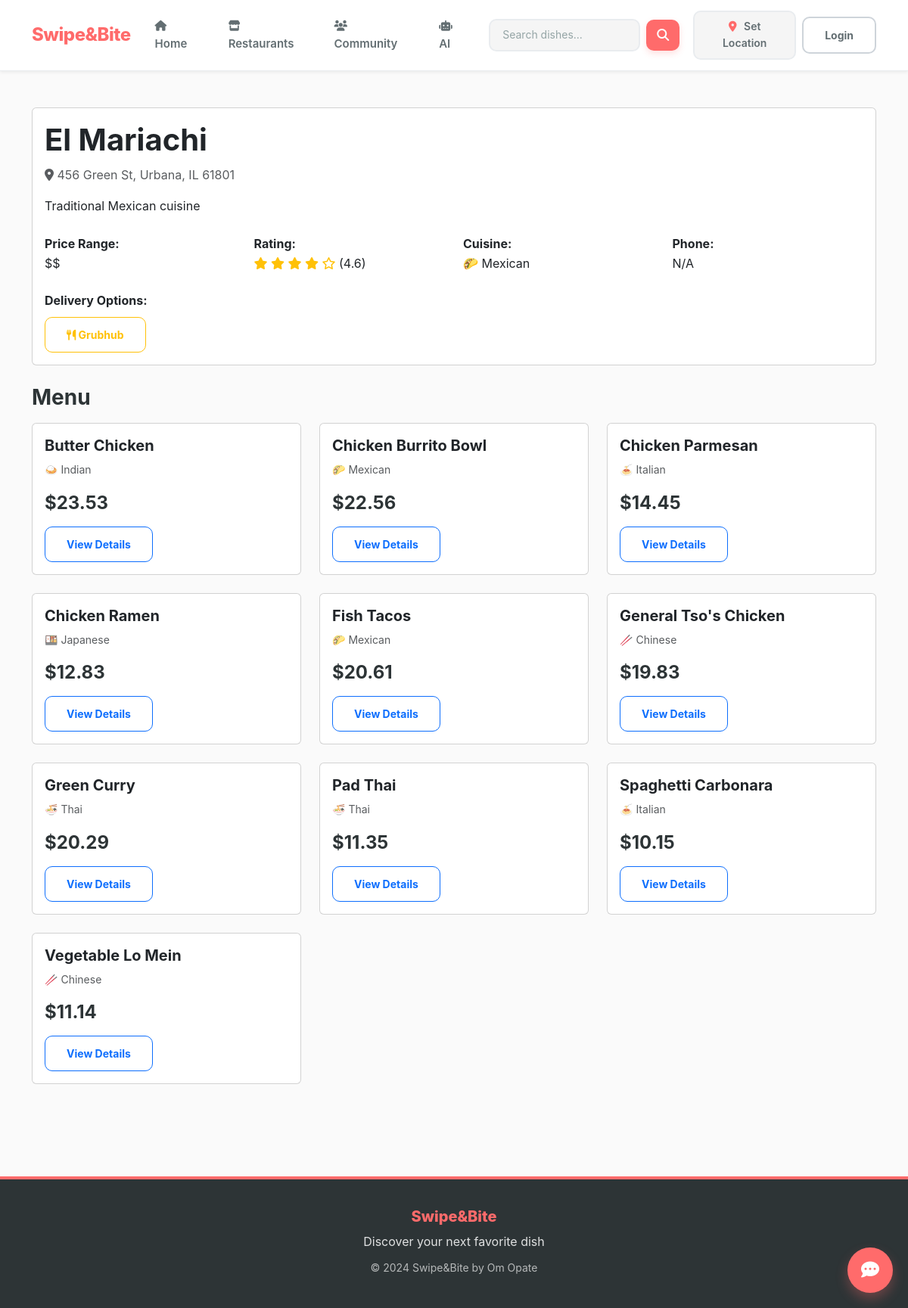
Page /dishes/restaurant/4/ on the committed database.
### dishes/models.py (models this page shows, shortened)
class Restaurant(models.Model):
    PRICE_RANGE_CHOICES = [
        ('$', 'Budget ($)'),
        ('$$', 'Moderate ($$)'),
        ('$$$', 'Expensive ($$$)'),
        ('$$$$', 'Luxury ($$$$)'),
    ]
    name = models.CharField(max_length=200)
    description = models.TextField(blank=True)
    address = models.CharField(max_length=300)
    city = models.CharField(max_length=100)
    state = models.CharField(max_length=50)
    zip_code = models.CharField(max_length=10)
    latitude = models.FloatField(null=True, blank=True)
    longitude = models.FloatField(null=True, blank=True)
    phone = models.CharField(max_length=20, blank=True)
    website = models.URLField(blank=True)
    price_range = models.CharField(max_length=4, choices=PRICE_RANGE_CHOICES, default='$$')
    cuisine_type = models.ForeignKey(Cuisine, on_delete=models.SET_NULL, null=True, blank=True)
    rating = models.FloatField(
        default=0.0,
        validators=[MinValueValidator(0.0), MaxValueValidator(5.0)]
    )
    total_reviews = models.IntegerField(default=0)
    has_uber_eats = models.BooleanField(default=False)
    has_doordash = models.BooleanField(default=False)
    has_grubhub = models.BooleanField(default=False)
    uber_eats_url = models.URLField(blank=True)
    doordash_url = models.URLField(blank=True)
    grubhub_url = models.URLField(blank=True)
    google_place_id = models.CharField(max_length=200, blank=True, unique=True, null=True)
    yelp_id = models.CharField(max_length=200, blank=True)
    created_at = models.DateTimeField(auto_now_add=True)
    updated_at = models.DateTimeField(auto_now=True)
    is_active = models.BooleanField(default=True)
    @property
    def full_address(self):
        return f"{self.address}, {self.city}, {self.state} {self.zip_code}"
    @property
    def delivery_options(self):
        options = []
        if self.has_uber_eats:
            options.append('Uber Eats')
        if self.has_doordash:
            options.append('DoorDash')
        if self.has_grubhub:
            options.append('Grubhub')
        return options
    class Meta:
        ordering = ['-rating', 'name']

class Cuisine(models.Model):
    name = models.CharField(max_length=100, unique=True)
    description = models.TextField(blank=True)
    emoji = models.CharField(max_length=10, default="🍽️")
    def __str__(self):
        return f"{self.emoji} {self.name}"
    class Meta:
        ordering = ['name']

class RestaurantDish(models.Model):
    restaurant = models.ForeignKey(Restaurant, on_delete=models.CASCADE, related_name='restaurant_dishes')
    dish = models.ForeignKey(Dish, on_delete=models.CASCADE, related_name='dish_restaurants')
    price = models.DecimalField(max_digits=6, decimal_places=2)
    is_available = models.BooleanField(default=True)
    created_at = models.DateTimeField(auto_now_add=True)
    updated_at = models.DateTimeField(auto_now=True)
    class Meta:
        unique_together = ['restaurant', 'dish']
        ordering = ['price']
        verbose_name = "Restaurant Dish"
        verbose_name_plural = "Restaurant Dishes"

class Dish(models.Model):
    MEAL_TYPE_CHOICES = [
        ('breakfast', 'Breakfast'),
        ('lunch', 'Lunch'),
        ('dinner', 'Dinner'),
        ('snack', 'Snack'),
        ('dessert', 'Dessert'),
    ]
    name = models.CharField(max_length=200)
    description = models.TextField()
    cuisine = models.ForeignKey(Cuisine, on_delete=models.SET_NULL, null=True, related_name='dishes')
    calories = models.IntegerField(null=True, blank=True)
    protein = models.IntegerField(null=True, blank=True, help_text="grams")
    carbs = models.IntegerField(null=True, blank=True, help_text="grams")
    fat = models.IntegerField(null=True, blank=True, help_text="grams")
    meal_type = models.CharField(max_length=20, choices=MEAL_TYPE_CHOICES)
    is_vegetarian = models.BooleanField(default=False)
    is_vegan = models.BooleanField(default=False)
    is_gluten_free = models.BooleanField(default=False)
    spice_level = models.IntegerField(
        default=0,
        validators=[MinValueValidator(0), MaxValueValidator(5)],
        help_text="0=Not Spicy, 5=Very Spicy"
    )
    image = models.ImageField(upload_to='dishes/', null=True, blank=True)
    image_url = models.URLField(max_length=500, blank=True)
    average_rating = models.FloatField(default=0.0)
    total_ratings = models.IntegerField(default=0)
    total_swipes = models.IntegerField(default=0)
    total_right_swipes = models.IntegerField(default=0)
    created_at = models.DateTimeField(auto_now_add=True)
    updated_at = models.DateTimeField(auto_now=True)
    is_active = models.BooleanField(default=True)
    class Meta:
        verbose_name = "Dish"
        verbose_name_plural = "Dishes"
        ordering = ['-created_at']

### dishes/views.py (the view, shortened to what this page needs)
# urls.py: path('restaurant/<int:restaurant_id>/', views.restaurant_detail_view, name='restaurant_detail'),
def restaurant_detail_view(request, restaurant_id):
    restaurant = get_object_or_404(Restaurant, id=restaurant_id, is_active=True)
    user_location = get_user_location_from_request(request)
    restaurant_dishes = RestaurantDish.objects.filter(
        restaurant=restaurant,
        is_available=True
    ).select_related('dish').order_by('dish__name')
    context = {
        'restaurant': restaurant,
        'restaurant_dishes': restaurant_dishes,
        'has_location': user_location is not None,
    }
    return render(request, 'dishes/restaurant_detail.html', context)

### dishes/context_processors.py (called while the page is built)
def user_location(request):
    location = request.session.get('user_location')
    return {
        'user_location': location
    }

### dishes/location_utils.py (called while the page is built)
def get_user_location_from_request(request):
    location = request.session.get('user_location')
    if location and location.get('latitude') and location.get('longitude'):
        return location
    return None

### templates/dishes/restaurant_detail.html (shortened to what this page needs)
{% extends 'base.html' %}
{% load static %}
{% block content %}
<div class="container mt-5">
    <div class="row">
        <div class="col-md-12">
            <div class="card mb-4">
                <div class="card-body">
                    <h1 class="card-title text-tinder">{{ restaurant.name }}</h1>
                    <p class="text-muted">
                        <i class="fas fa-map-marker-alt"></i> {{ restaurant.full_address }}
                    </p>
                    {% if restaurant.description %}
                        <p class="mt-3">{{ restaurant.description }}</p>
                    {% endif %}
                    <div class="row mt-4">
                        <div class="col-md-3">
                            <strong>Price Range:</strong>
                            <div>{{ restaurant.price_range }}</div>
                        </div>
                        <div class="col-md-3">
                            <strong>Rating:</strong>
                            <div>
                                {% for i in "12345" %}
                                    {% if forloop.counter <= restaurant.rating %}
                                        <i class="fas fa-star text-warning"></i>
                                    {% else %}
                                        <i class="far fa-star text-warning"></i>
                                    {% endif %}
                                {% endfor %}
                                ({{ restaurant.rating }})
                            </div>
                        </div>
                        <div class="col-md-3">
                            <strong>Cuisine:</strong>
                            <div>{{ restaurant.cuisine_type|default:"Various" }}</div>
                        </div>
                        <div class="col-md-3">
                            <strong>Phone:</strong>
                            <div>{{ restaurant.phone|default:"N/A" }}</div>
                        </div>
                    </div>
                    {% if restaurant.delivery_options %}
                        <div class="mt-4">
                            <strong>Delivery Options:</strong>
                            <div class="mt-2">
                                {% if restaurant.has_grubhub %}
                                    <a href="{{ restaurant.grubhub_url }}" target="_blank" class="btn btn-sm btn-outline-warning me-2">
                                        <i class="fas fa-utensils"></i> Grubhub
                                    </a>
                                {% endif %}
                            </div>
                        </div>
                    {% endif %}
                </div>
            </div>
            <h3 class="mb-3">Menu</h3>
            <div class="row">
                {% for rd in restaurant_dishes %}
                    <div class="col-md-4 mb-4">
                        <div class="card h-100">
                            <div class="card-body">
                                <h5 class="card-title">{{ rd.dish.name }}</h5>
                                <p class="text-muted small">{{ rd.dish.cuisine }}</p>
                                <h4 class="text-tinder">${{ rd.price }}</h4>
                                <a href="{% url 'dishes:dish_detail' rd.dish.id %}" class="btn btn-sm btn-outline-primary">View Details</a>
                            </div>
                        </div>
                    </div>
                {% empty %}
                    <div class="col-12">
                        <p class="text-muted">No menu items available.</p>
                    </div>
                {% endfor %}
            </div>
        </div>
    </div>
</div>
{% endblock %}

### static/css/swipe&bite.css (style rules this page uses)
:root { --primary-coral: #FF6B6B; --primary-coral-dark: #EE5A52; --primary-coral-light: #FF8787; --secondary-teal: #20C997; --secondary-blue: #4ECDC4; --secondary-purple: #9C88FF; --accent-orange: #FFA94D; --accent-yellow: #FFD93D; --accent-green: #6BCF7F; --accent-pink: #FF6B9D; --success: #20C997; --success-light: #4ECDC4; --warning: #FFA94D; --warning-light: #FFB366; --danger: #FF6B6B; --info: #4FC3F7; --gray-50: #FAFAFA; --gray-100: #F5F5F5; --gray-200: #EEEEEE; --gray-300: #E0E0E0; --gray-400: #BDBDBD; --gray-500: #9E9E9E; --gray-600: #757575; --gray-700: #616161; --gray-800: #424242; --gray-900: #212121; --text-primary: #2D3436; --text-secondary: #636E72; --text-tertiary: #95A5A6; --text-white: #FFFFFF; --bg-primary: #FFFFFF; --bg-secondary: #FAFAFA; --bg-tertiary: #F5F5F5; --bg-coral-light: #FFF5F5; --bg-teal-light: #F0FFF9; --border-light: #E9ECEF; --border-medium: #CED4DA; --border-dark: #ADB5BD; --shadow-xs: 0 1px 2px rgba(0, 0, 0, 0.04); --shadow-sm: 0 2px 4px rgba(0, 0, 0, 0.06); --shadow-md: 0 4px 8px rgba(0, 0, 0, 0.08); --shadow-lg: 0 8px 16px rgba(0, 0, 0, 0.1); --shadow-xl: 0 16px 32px rgba(0, 0, 0, 0.12); --shadow-coral: 0 4px 12px rgba(255, 107, 107, 0.2); --shadow-teal: 0 4px 12px rgba(32, 201, 151, 0.2); --radius-sm: 6px; --radius-md: 10px; --radius-lg: 14px; --radius-xl: 18px; --radius-full: 9999px; --transition-fast: 150ms ease-in-out; --transition-base: 200ms ease-in-out; --transition-slow: 300ms ease-in-out; --space-xs: 0.25rem; --space-sm: 0.5rem; --space-md: 1rem; --space-lg: 1.5rem; --space-xl: 2rem; --space-2xl: 3rem; }
body { font-family: -apple-system, BlinkMacSystemFont, 'Segoe UI', 'Roboto', 'Helvetica Neue', Arial, sans-serif; font-size: 16px; line-height: 1.6; color: var(--text-primary); background-color: var(--bg-secondary); -webkit-font-smoothing: antialiased; -moz-osx-font-smoothing: grayscale; }
h1, h2, h3, h4, h5, h6 { font-weight: 700; line-height: 1.3; color: var(--text-primary); margin-bottom: var(--space-md); }
h1 { font-size: 2.5rem; }
h3 { font-size: 1.75rem; }
h4 { font-size: 1.5rem; }
h5 { font-size: 1.25rem; }

### templates/base.html (style rules this page uses)
body { font-family: -apple-system, BlinkMacSystemFont, 'Segoe UI', 'Roboto', 'Helvetica Neue', Arial, sans-serif; background: #FAFAFA; min-height: 100vh; color: #2D3436; }
.btn { border-radius: 10px; font-weight: 700; padding: 0.75rem 1.75rem; transition: all 200ms ease-in-out; }

### rows in the picture
Restaurant: name "El Mariachi", full_address "456 Green St, Urbana, IL 61801", description "Traditional Mexican cuisine", price_range "$$", rating "4.6", cuisine_type "🌮 Mexican", phone "N/A"
RestaurantDish: dish.name "Butter Chicken", dish.cuisine "🍛 Indian", price "23.53"
RestaurantDish: dish.name "Chicken Burrito Bowl", dish.cuisine "🌮 Mexican", price "22.56"
RestaurantDish: dish.name "Chicken Parmesan", dish.cuisine "🍝 Italian", price "14.45"
RestaurantDish: dish.name "Chicken Ramen", dish.cuisine "🍱 Japanese", price "12.83"
RestaurantDish: dish.name "Fish Tacos", dish.cuisine "🌮 Mexican", price "20.61"
RestaurantDish: dish.name "General Tso's Chicken", dish.cuisine "🥢 Chinese", price "19.83"
RestaurantDish: dish.name "Green Curry", dish.cuisine "🍜 Thai", price "20.29"
RestaurantDish: dish.name "Pad Thai", dish.cuisine "🍜 Thai", price "11.35"
RestaurantDish: dish.name "Spaghetti Carbonara", dish.cuisine "🍝 Italian", price "10.15"
RestaurantDish: dish.name "Vegetable Lo Mein", dish.cuisine "🥢 Chinese", price "11.14"
